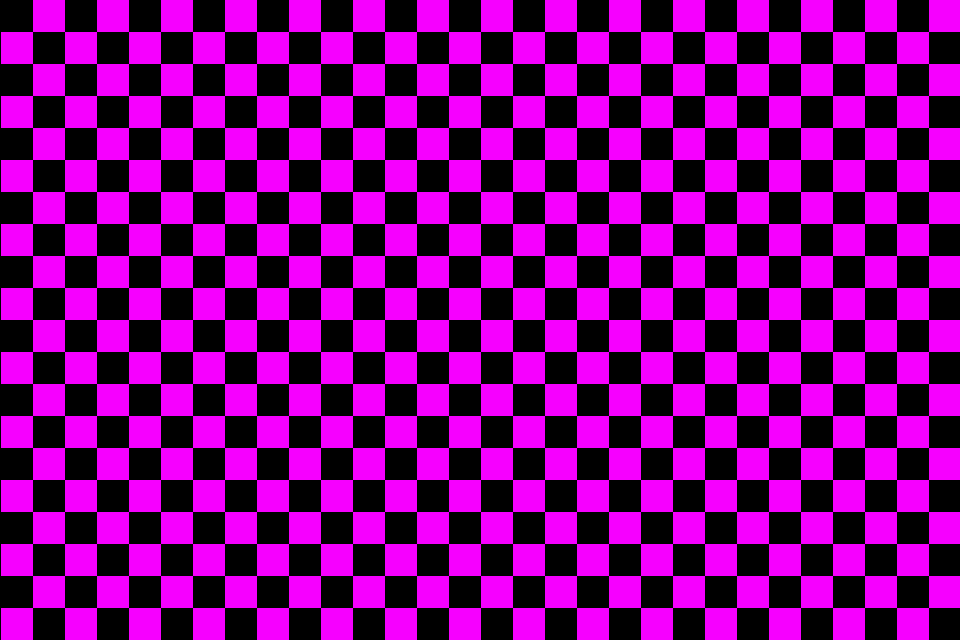

Below is a game level as drawn by its tile map, then a one-line description and the .tmx file that defines it, in full:
An orthogonal 30x20 tile map with 32x32 px tiles, 1 tile layer (Calque de Tuiles 1).

<map version="1.9" tiledversion="1.9.2" orientation="orthogonal" renderorder="right-down" width="30" height="20" tilewidth="32" tileheight="32" infinite="0" nextlayerid="2" nextobjectid="1">
 <tileset firstgid="1" source="tuilesTest.tsx" />
 <layer id="1" name="Calque de Tuiles 1" width="30" height="20" offsetx="1" offsety="0">
  <data encoding="csv">
0,1,0,1,0,1,0,1,0,1,0,1,0,1,0,1,0,1,0,1,0,1,0,1,0,1,0,1,0,1,
1,0,1,0,1,0,1,0,1,0,1,0,1,0,1,0,1,0,1,0,1,0,1,0,1,0,1,0,1,0,
0,1,0,1,0,1,0,1,0,1,0,1,0,1,0,1,0,1,0,1,0,1,0,1,0,1,0,1,0,1,
1,0,1,0,1,0,1,0,1,0,1,0,1,0,1,0,1,0,1,0,1,0,1,0,1,0,1,0,1,0,
0,1,0,1,0,1,0,1,0,1,0,1,0,1,0,1,0,1,0,1,0,1,0,1,0,1,0,1,0,1,
1,0,1,0,1,0,1,0,1,0,1,0,1,0,1,0,1,0,1,0,1,0,1,0,1,0,1,0,1,0,
0,1,0,1,0,1,0,1,0,1,0,1,0,1,0,1,0,1,0,1,0,1,0,1,0,1,0,1,0,1,
1,0,1,0,1,0,1,0,1,0,1,0,1,0,1,0,1,0,1,0,1,0,1,0,1,0,1,0,1,0,
0,1,0,1,0,1,0,1,0,1,0,1,0,1,0,1,0,1,0,1,0,1,0,1,0,1,0,1,0,1,
1,0,1,0,1,0,1,0,1,0,1,0,1,0,1,0,1,0,1,0,1,0,1,0,1,0,1,0,1,0,
0,1,0,1,0,1,0,1,0,1,0,1,0,1,0,1,0,1,0,1,0,1,0,1,0,1,0,1,0,1,
1,0,1,0,1,0,1,0,1,0,1,0,1,0,1,0,1,0,1,0,1,0,1,0,1,0,1,0,1,0,
0,1,0,1,0,1,0,1,0,1,0,1,0,1,0,1,0,1,0,1,0,1,0,1,0,1,0,1,0,1,
1,0,1,0,1,0,1,0,1,0,1,0,1,0,1,0,1,0,1,0,1,0,1,0,1,0,1,0,1,0,
0,1,0,1,0,1,0,1,0,1,0,1,0,1,0,1,0,1,0,1,0,1,0,1,0,1,0,1,0,1,
1,0,1,0,1,0,1,0,1,0,1,0,1,0,1,0,1,0,1,0,1,0,1,0,1,0,1,0,1,0,
0,1,0,1,0,1,0,1,0,1,0,1,0,1,0,1,0,1,0,1,0,1,0,1,0,1,0,1,0,1,
1,0,1,0,1,0,1,0,1,0,1,0,1,0,1,0,1,0,1,0,1,0,1,0,1,0,1,0,1,0,
0,1,0,1,0,1,0,1,0,1,0,1,0,1,0,1,0,1,0,1,0,1,0,1,0,1,0,1,0,1,
1,0,1,0,1,0,1,0,1,0,1,0,1,0,1,0,1,0,1,0,1,0,1,0,1,0,1,0,1,0
</data>
 </layer>
</map>